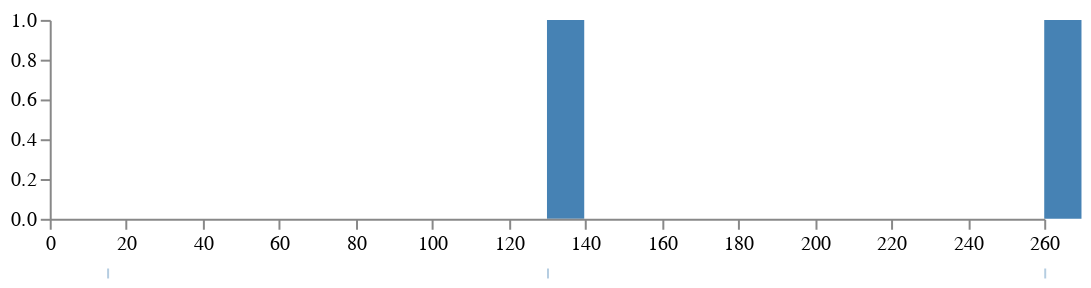

Describe this chart as a Vega-Lite specification.
### Vega specification from a JSON file in a GitHub repository (floating-point values rounded to 4 significant figures)
{"$schema": "https://vega.github.io/schema/vega/v5.json", "description": "sodium", "width": 500, "height": 100, "padding": 5, "signals": [{"name": "binOffset", "value": 0, "bind": {"input": "range", "min": -0.1, "max": 0.1}}, {"name": "binStep", "value": 10, "bind": {"input": "range", "min": 5, "max": 50, "step": 3}}], "data": [{"name": "points", "values": [{"u": 130}, {"u": 15}, {"u": 260}]}, {"name": "binned", "source": "points", "transform": [{"type": "extent", "field": "u", "signal": "extent"}, {"type": "bin", "field": "u", "extent": {"signal": "extent"}, "anchor": {"signal": "binOffset"}, "step": {"signal": "binStep"}, "nice": false}, {"type": "aggregate", "key": "bin0", "groupby": ["bin0", "bin1"], "fields": ["bin0"], "ops": ["count"], "as": ["count"]}]}], "scales": [{"name": "xscale", "type": "linear", "range": "width", "domain": {"signal": "extent"}}, {"name": "yscale", "type": "linear", "range": "height", "round": true, "domain": {"data": "binned", "field": "count"}, "zero": true, "nice": true}], "axes": [{"orient": "bottom", "scale": "xscale", "zindex": 1}, {"orient": "left", "scale": "yscale", "tickCount": 5, "zindex": 1}], "marks": [{"type": "rect", "from": {"data": "binned"}, "encode": {"update": {"x": {"scale": "xscale", "field": "bin0"}, "x2": {"scale": "xscale", "field": "bin1", "offset": {"signal": "binStep > 0.02 ? -0.5 : 0"}}, "y": {"scale": "yscale", "field": "count"}, "y2": {"scale": "yscale", "value": 0}, "fill": {"value": "steelblue"}}, "hover": {"fill": {"value": "firebrick"}}}}, {"type": "rect", "from": {"data": "points"}, "encode": {"enter": {"x": {"scale": "xscale", "field": "u"}, "width": {"value": 1}, "y": {"value": 25, "offset": {"signal": "height"}}, "height": {"value": 5}, "fill": {"value": "steelblue"}, "fillOpacity": {"value": 0.4}}}}]}
